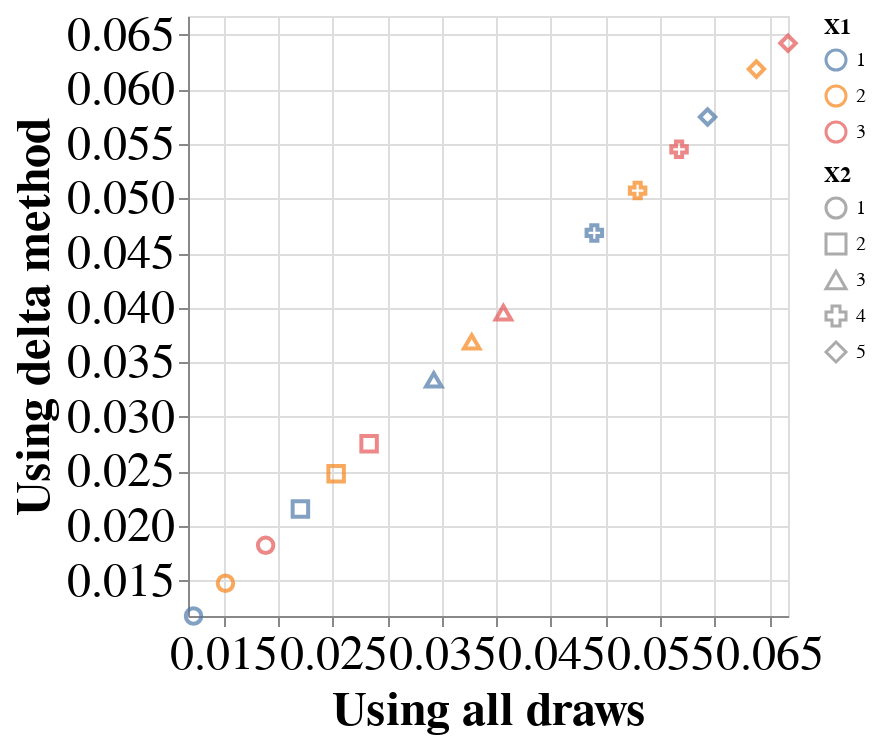

This figure's notebook cell:
### Markdown cell above
We compare the covariance matrix of the mean of the observations with the covariance matrix of the raked values for each sample of observations.

### Code cell
delta_method = pd.DataFrame({'X1': x1, \
                             'X2': x2, \
                             'delta_method': np.diag(covariance_mean)})
all_draws = pd.DataFrame({'X1': x1, \
                          'X2': x2, \
                          'all_draws': np.diag(covariance_draws)})
df_both = delta_method.merge(all_draws, how='inner', \
    left_on=['X1', 'X2'], \
    right_on=['X1', 'X2'])
min_x = min(df_both['delta_method'].min(), df_both['all_draws'].min())
max_x = max(df_both['delta_method'].max(), df_both['all_draws'].max())
chart = alt.Chart(df_both).mark_point(size=60).encode(
    x=alt.X('all_draws:Q', scale=alt.Scale(domain=[min_x, max_x], zero=False), axis=alt.Axis(title='Using all draws')),
    y=alt.Y('delta_method:Q', scale=alt.Scale(domain=[min_x, max_x], zero=False), axis=alt.Axis(title='Using delta method')),
    color=alt.Color('X1:N', legend=alt.Legend(title='X1')),
    shape=alt.Shape('X2:N', legend=alt.Legend(title='X2'))
).configure_axis(
    labelFontSize=24,
    titleFontSize=24
)
chart

### Figure 1 — Vega-Lite specification as saved in the notebook (floating-point values rounded to 4 significant figures)
{"config": {"view": {"continuousWidth": 300, "continuousHeight": 300}, "axis": {"labelFontSize": 24, "titleFontSize": 24}}, "data": {"name": "data-8b107f40d53f23b4cd8f2afbd8de08e2"}, "mark": {"type": "point", "size": 60}, "encoding": {"color": {"field": "X1", "legend": {"title": "X1"}, "type": "nominal"}, "shape": {"field": "X2", "legend": {"title": "X2"}, "type": "nominal"}, "x": {"axis": {"title": "Using all draws"}, "field": "all_draws", "scale": {"domain": [0.01175, 0.06671], "zero": false}, "type": "quantitative"}, "y": {"axis": {"title": "Using delta method"}, "field": "delta_method", "scale": {"domain": [0.01175, 0.06671], "zero": false}, "type": "quantitative"}}, "$schema": "https://vega.github.io/schema/vega-lite/v5.17.0.json", "datasets": {"data-8b107f40d53f23b4cd8f2afbd8de08e2": [{"X1": 1, "X2": 1, "delta_method": 0.01175, "all_draws": 0.01226}, {"X1": 2, "X2": 1, "delta_method": 0.01475, "all_draws": 0.01518}, {"X1": 3, "X2": 1, "delta_method": 0.01823, "all_draws": 0.01886}, {"X1": 1, "X2": 2, "delta_method": 0.02154, "all_draws": 0.02205}, {"X1": 2, "X2": 2, "delta_method": 0.02479, "all_draws": 0.02532}, {"X1": 3, "X2": 2, "delta_method": 0.02752, "all_draws": 0.02834}, {"X1": 1, "X2": 3, "delta_method": 0.03338, "all_draws": 0.03426}, {"X1": 2, "X2": 3, "delta_method": 0.03686, "all_draws": 0.03774}, {"X1": 3, "X2": 3, "delta_method": 0.03953, "all_draws": 0.04064}, {"X1": 1, "X2": 4, "delta_method": 0.04684, "all_draws": 0.04897}, {"X1": 2, "X2": 4, "delta_method": 0.05072, "all_draws": 0.05294}, {"X1": 3, "X2": 4, "delta_method": 0.0545, "all_draws": 0.05673}, {"X1": 1, "X2": 5, "delta_method": 0.05746, "all_draws": 0.05935}, {"X1": 2, "X2": 5, "delta_method": 0.06185, "all_draws": 0.06381}, {"X1": 3, "X2": 5, "delta_method": 0.06421, "all_draws": 0.06671}]}}
